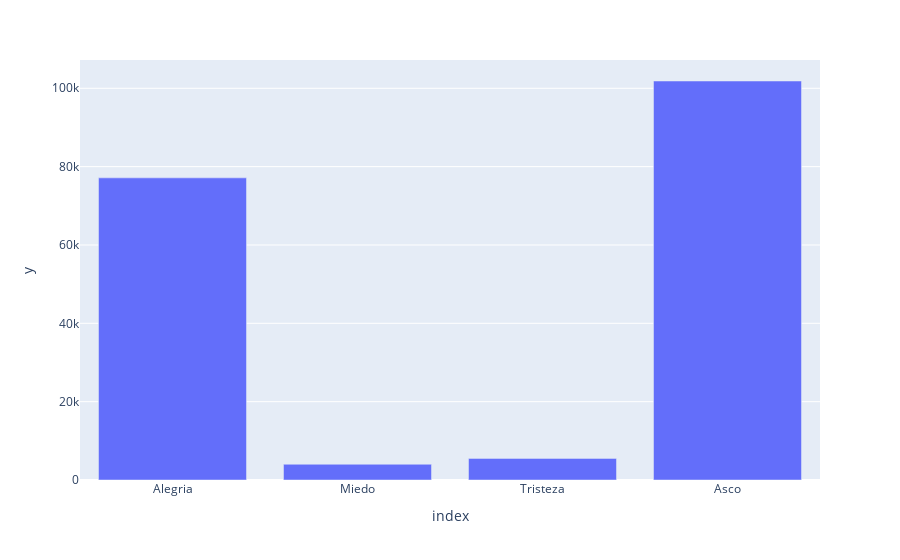

Notebook cell for this chart:
### Code cell
fig = px.bar(counts_general, x=counts_general.index, y=counts_general.values)
fig.show()

### Figure 1 — Plotly figure (JSON) as saved in the notebook; plotly's stock layout.template omitted (floating-point values rounded to 4 significant figures)
{"data": [{"alignmentgroup": "True", "hovertemplate": "index=%{x}<br>y=%{y}<extra></extra>", "legendgroup": "", "marker": {"color": "#636efa", "pattern": {"shape": ""}}, "name": "", "offsetgroup": "", "orientation": "v", "showlegend": false, "textposition": "auto", "type": "bar", "x": ["Alegria", "Miedo", "Tristeza", "Asco"], "xaxis": "x", "y": [77135, 4019, 5519, 101862], "yaxis": "y"}], "layout": {"barmode": "relative", "legend": {"tracegroupgap": 0}, "margin": {"t": 60}, "xaxis": {"anchor": "y", "domain": [0, 1], "title": {"text": "index"}}, "yaxis": {"anchor": "x", "domain": [0, 1], "title": {"text": "y"}}}}
